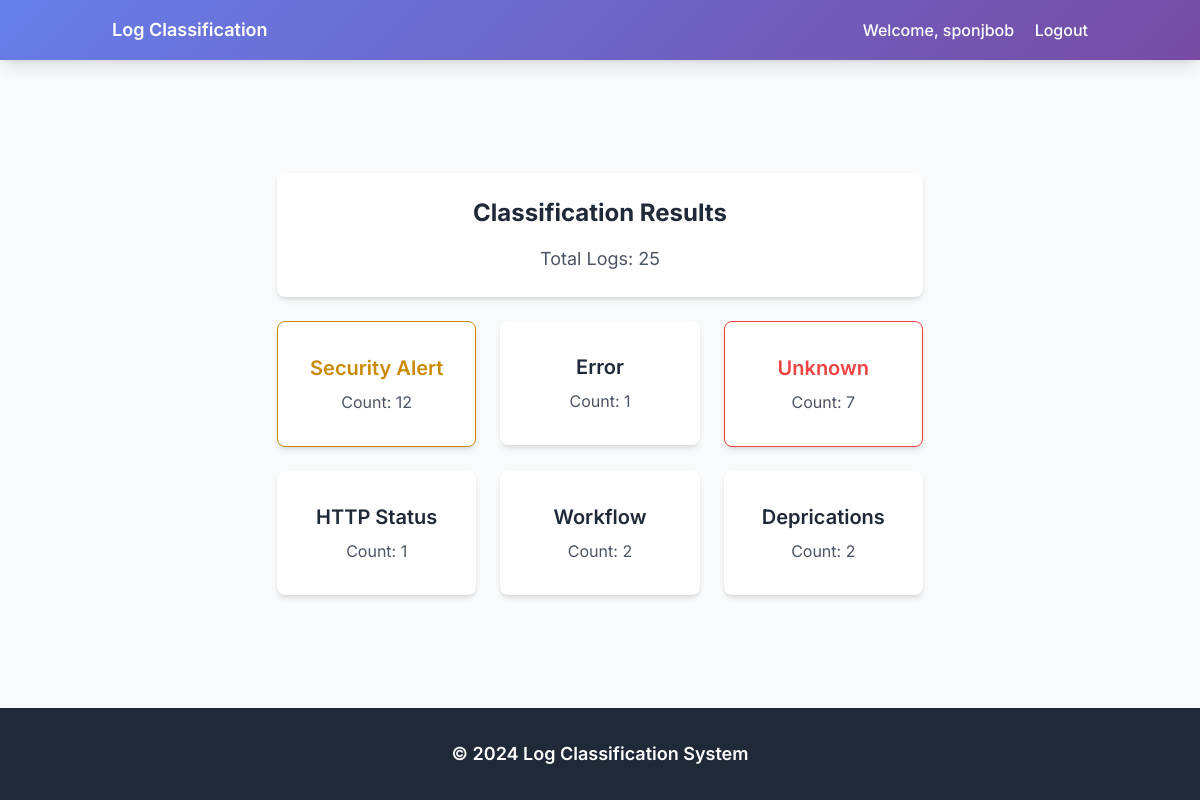
The app's page /user/uploads/test3 (signed in) with its own data.
### tables this page shows
CREATE TABLE test3 (
                        id INTEGER PRIMARY KEY AUTOINCREMENT,
                        source TEXT,
                        log_message TEXT,
                        target_label TEXT
                    );

### app.py (the view)
@app.route('/user/uploads/<table_name>')
def view_upload_results(table_name):
    if 'user' not in session:
        flash('Please log in to view results.')
        return redirect(url_for('login'))
    session['current_table_name'] = table_name
    conn = sqlite3.connect(DB_PATH)
    cursor = conn.cursor()
    cursor.execute('SELECT 1 FROM uploads WHERE table_name = ? AND username = ?', (table_name, session['user']))
    if cursor.fetchone() is None:
        conn.close()
        flash('You do not have access to this upload.')
        return redirect(url_for('user_uploads'))
    df = pd.read_sql_query(f'SELECT * FROM {table_name}', conn)
    conn.close()
    return render_template('results.html',
                           label_counts=df['target_label'].value_counts().to_dict(),
                           total_logs=len(df),
                           labels=df['target_label'].unique(),
                           user=session.get('user'))

### templates/results.html
{% extends "base.html" %}
{% block content %}
<div class="space-y-6">
    <div class="bg-white p-6 rounded-lg shadow-md">
        <h1 class="text-2xl font-bold text-gray-800 mb-4">Classification Results</h1>
        <div class="text-lg text-gray-600">Total Logs: {{ total_logs }}</div>
    </div>
    <div class="grid md:grid-cols-2 lg:grid-cols-3 gap-6 max-w-6xl mx-auto">
        {% for label in labels %}
        <a href="{{ url_for('filter_logs', label=label) }}"
           class="block bg-white p-8 rounded-lg shadow-md hover:shadow-lg transition-shadow {% if label == 'Unknown' %}border border-red-500 {% elif label == 'Security Alert' %}border border-yellow-600{% endif %}">
            <h3 class="text-xl font-semibold {% if label == 'Unknown' %}text-red-500{% elif label == 'Security Alert' %}text-yellow-600{% else %}text-gray-800{% endif %} mb-2">{{ label }}</h3>
            <p class="text-gray-600">Count: {{ label_counts[label] }}</p>
        </a>
        {% endfor %}
    </div>
</div>
{% endblock %}

### static/styles.css (style rules this page uses)
body { font-family: 'Inter', sans-serif; display: flex; flex-direction: column; min-height: 100vh; background-color: #f9fafb; color: #4a5568; }
.grid { display: grid; grid-template-columns: repeat(auto-fit, minmax(500px, 1fr)); gap: 3rem; justify-content: space-between; align-items: start; margin-top: 2rem; }

### templates/base.html (style rules this page uses)
body { font-family: 'Inter', sans-serif; display: flex; flex-direction: column; min-height: 100vh; }

### records on screen
test3: target_label "Security Alert", target_label "12"
test3: target_label "Error", target_label "1"
test3: target_label "Unknown", target_label "7"
test3: target_label "HTTP Status", target_label "1"
test3: target_label "Workflow", target_label "2"
test3: target_label "Deprications", target_label "2"

### other values on screen
{{ user }} "sponjbob"
{{ total_logs }} "25"
